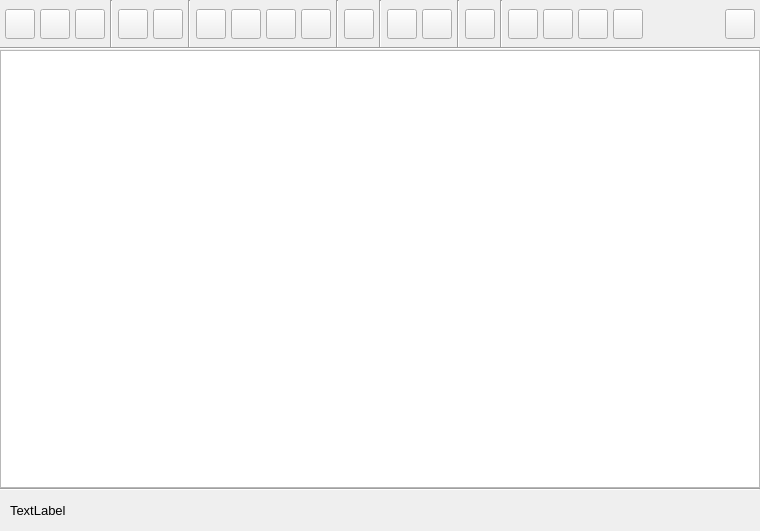
<?xml version="1.0" encoding="UTF-8"?>
<ui version="4.0">
 <class>canvas</class>
 <widget class="QWidget" name="canvas">
  <property name="geometry">
   <rect>
    <x>0</x>
    <y>0</y>
    <width>760</width>
    <height>531</height>
   </rect>
  </property>
  <property name="sizePolicy">
   <sizepolicy hsizetype="Expanding" vsizetype="Expanding">
    <horstretch>0</horstretch>
    <verstretch>0</verstretch>
   </sizepolicy>
  </property>
  <property name="minimumSize">
   <size>
    <width>760</width>
    <height>0</height>
   </size>
  </property>
  <property name="windowTitle">
   <string>Form</string>
  </property>
  <property name="styleSheet">
   <string notr="true">b</string>
  </property>
  <layout class="QGridLayout" name="gridLayout">
   <property name="leftMargin">
    <number>0</number>
   </property>
   <property name="topMargin">
    <number>0</number>
   </property>
   <property name="rightMargin">
    <number>0</number>
   </property>
   <property name="bottomMargin">
    <number>0</number>
   </property>
   <property name="spacing">
    <number>0</number>
   </property>
   <item row="0" column="0">
    <widget class="QWidget" name="central_widget" native="true">
     <property name="sizePolicy">
      <sizepolicy hsizetype="Expanding" vsizetype="Expanding">
       <horstretch>0</horstretch>
       <verstretch>0</verstretch>
      </sizepolicy>
     </property>
     <property name="minimumSize">
      <size>
       <width>0</width>
       <height>0</height>
      </size>
     </property>
     <property name="styleSheet">
      <string notr="true"/>
     </property>
     <layout class="QGridLayout" name="gridLayout_4">
      <property name="leftMargin">
       <number>0</number>
      </property>
      <property name="topMargin">
       <number>0</number>
      </property>
      <property name="rightMargin">
       <number>0</number>
      </property>
      <property name="bottomMargin">
       <number>0</number>
      </property>
      <property name="verticalSpacing">
       <number>0</number>
      </property>
      <item row="0" column="0">
       <widget class="QWidget" name="widget" native="true">
        <property name="sizePolicy">
         <sizepolicy hsizetype="Preferred" vsizetype="Fixed">
          <horstretch>0</horstretch>
          <verstretch>0</verstretch>
         </sizepolicy>
        </property>
        <property name="maximumSize">
         <size>
          <width>16777215</width>
          <height>50</height>
         </size>
        </property>
        <layout class="QVBoxLayout" name="verticalLayout">
         <property name="spacing">
          <number>0</number>
         </property>
         <property name="leftMargin">
          <number>0</number>
         </property>
         <property name="topMargin">
          <number>0</number>
         </property>
         <property name="rightMargin">
          <number>0</number>
         </property>
         <property name="bottomMargin">
          <number>0</number>
         </property>
         <item>
          <widget class="QWidget" name="widget" native="true">
           <property name="sizePolicy">
            <sizepolicy hsizetype="MinimumExpanding" vsizetype="Fixed">
             <horstretch>0</horstretch>
             <verstretch>0</verstretch>
            </sizepolicy>
           </property>
           <property name="minimumSize">
            <size>
             <width>370</width>
             <height>50</height>
            </size>
           </property>
           <property name="maximumSize">
            <size>
             <width>16777215</width>
             <height>50</height>
            </size>
           </property>
           <property name="baseSize">
            <size>
             <width>0</width>
             <height>50</height>
            </size>
           </property>
           <layout class="QHBoxLayout" name="horizontalLayout_2">
            <property name="spacing">
             <number>5</number>
            </property>
            <property name="leftMargin">
             <number>5</number>
            </property>
            <property name="topMargin">
             <number>0</number>
            </property>
            <property name="rightMargin">
             <number>5</number>
            </property>
            <property name="bottomMargin">
             <number>1</number>
            </property>
            <item>
             <widget class="QPushButton" name="new_button">
              <property name="minimumSize">
               <size>
                <width>30</width>
                <height>30</height>
               </size>
              </property>
              <property name="maximumSize">
               <size>
                <width>30</width>
                <height>30</height>
               </size>
              </property>
              <property name="cursor">
               <cursorShape>PointingHandCursor</cursorShape>
              </property>
              <property name="toolTip">
               <string>New art document</string>
              </property>
              <property name="text">
               <string/>
              </property>
              <property name="icon">
               <iconset resource="../../../../../../gui/resources/feather.qrc">
                <normaloff>:/light/icons/feather/light/file-plus.svg</normaloff>:/light/icons/feather/light/file-plus.svg</iconset>
              </property>
              <property name="flat">
               <bool>false</bool>
              </property>
             </widget>
            </item>
            <item>
             <widget class="QPushButton" name="open_art_document">
              <property name="minimumSize">
               <size>
                <width>30</width>
                <height>30</height>
               </size>
              </property>
              <property name="maximumSize">
               <size>
                <width>30</width>
                <height>30</height>
               </size>
              </property>
              <property name="cursor">
               <cursorShape>PointingHandCursor</cursorShape>
              </property>
              <property name="toolTip">
               <string>Open art document</string>
              </property>
              <property name="text">
               <string/>
              </property>
              <property name="icon">
               <iconset resource="../../../../../../gui/resources/feather.qrc">
                <normaloff>:/light/icons/feather/light/folder.svg</normaloff>:/light/icons/feather/light/folder.svg</iconset>
              </property>
             </widget>
            </item>
            <item>
             <widget class="QPushButton" name="save_art_document">
              <property name="minimumSize">
               <size>
                <width>30</width>
                <height>30</height>
               </size>
              </property>
              <property name="maximumSize">
               <size>
                <width>30</width>
                <height>30</height>
               </size>
              </property>
              <property name="cursor">
               <cursorShape>PointingHandCursor</cursorShape>
              </property>
              <property name="toolTip">
               <string>Save art document</string>
              </property>
              <property name="text">
               <string/>
              </property>
              <property name="icon">
               <iconset resource="../../../../../../gui/resources/feather.qrc">
                <normaloff>:/light/icons/feather/light/save.svg</normaloff>:/light/icons/feather/light/save.svg</iconset>
              </property>
             </widget>
            </item>
            <item>
             <widget class="Line" name="line_7">
              <property name="orientation">
               <enum>Qt::Orientation::Vertical</enum>
              </property>
             </widget>
            </item>
            <item>
             <widget class="QPushButton" name="import_button">
              <property name="minimumSize">
               <size>
                <width>30</width>
                <height>30</height>
               </size>
              </property>
              <property name="maximumSize">
               <size>
                <width>30</width>
                <height>30</height>
               </size>
              </property>
              <property name="cursor">
               <cursorShape>PointingHandCursor</cursorShape>
              </property>
              <property name="toolTip">
               <string>Import image</string>
              </property>
              <property name="text">
               <string/>
              </property>
              <property name="icon">
               <iconset resource="../../../../../../gui/resources/feather.qrc">
                <normaloff>:/light/icons/lucide/light/image-down.svg</normaloff>:/light/icons/lucide/light/image-down.svg</iconset>
              </property>
              <property name="flat">
               <bool>false</bool>
              </property>
             </widget>
            </item>
            <item>
             <widget class="QPushButton" name="export_button">
              <property name="minimumSize">
               <size>
                <width>30</width>
                <height>30</height>
               </size>
              </property>
              <property name="maximumSize">
               <size>
                <width>30</width>
                <height>30</height>
               </size>
              </property>
              <property name="cursor">
               <cursorShape>PointingHandCursor</cursorShape>
              </property>
              <property name="toolTip">
               <string>Export image</string>
              </property>
              <property name="text">
               <string/>
              </property>
              <property name="icon">
               <iconset resource="../../../../../../gui/resources/feather.qrc">
                <normaloff>:/light/icons/lucide/light/image-up.svg</normaloff>:/light/icons/lucide/light/image-up.svg</iconset>
              </property>
              <property name="flat">
               <bool>false</bool>
              </property>
             </widget>
            </item>
            <item>
             <widget class="Line" name="line">
              <property name="orientation">
               <enum>Qt::Orientation::Vertical</enum>
              </property>
             </widget>
            </item>
            <item>
             <widget class="QPushButton" name="align_center_horizontal">
              <property name="minimumSize">
               <size>
                <width>30</width>
                <height>30</height>
               </size>
              </property>
              <property name="maximumSize">
               <size>
                <width>30</width>
                <height>30</height>
               </size>
              </property>
              <property name="cursor">
               <cursorShape>PointingHandCursor</cursorShape>
              </property>
              <property name="toolTip">
               <string>Align center horizontal</string>
              </property>
              <property name="text">
               <string/>
              </property>
              <property name="icon">
               <iconset resource="../../../../../../gui/resources/feather.qrc">
                <normaloff>:/light/icons/lucide/light/align-center-horizontal.svg</normaloff>:/light/icons/lucide/light/align-center-horizontal.svg</iconset>
              </property>
              <property name="flat">
               <bool>false</bool>
              </property>
             </widget>
            </item>
            <item>
             <widget class="QPushButton" name="align_center_vertical">
              <property name="minimumSize">
               <size>
                <width>30</width>
                <height>30</height>
               </size>
              </property>
              <property name="maximumSize">
               <size>
                <width>30</width>
                <height>30</height>
               </size>
              </property>
              <property name="cursor">
               <cursorShape>PointingHandCursor</cursorShape>
              </property>
              <property name="toolTip">
               <string>Align center vertical</string>
              </property>
              <property name="text">
               <string/>
              </property>
              <property name="icon">
               <iconset resource="../../../../../../gui/resources/feather.qrc">
                <normaloff>:/light/icons/lucide/light/align-center-vertical.svg</normaloff>:/light/icons/lucide/light/align-center-vertical.svg</iconset>
              </property>
             </widget>
            </item>
            <item>
             <widget class="QPushButton" name="active_grid_area_button">
              <property name="minimumSize">
               <size>
                <width>30</width>
                <height>30</height>
               </size>
              </property>
              <property name="maximumSize">
               <size>
                <width>30</width>
                <height>30</height>
               </size>
              </property>
              <property name="cursor">
               <cursorShape>PointingHandCursor</cursorShape>
              </property>
              <property name="toolTip">
               <string>Move active grid area</string>
              </property>
              <property name="text">
               <string/>
              </property>
              <property name="icon">
               <iconset resource="../../../../../../gui/resources/feather.qrc">
                <normaloff>:/light/icons/feather/light/object-selected-icon.svg</normaloff>:/light/icons/feather/light/object-selected-icon.svg</iconset>
              </property>
              <property name="checkable">
               <bool>true</bool>
              </property>
              <property name="flat">
               <bool>false</bool>
              </property>
             </widget>
            </item>
            <item>
             <widget class="QPushButton" name="move_button">
              <property name="minimumSize">
               <size>
                <width>30</width>
                <height>30</height>
               </size>
              </property>
              <property name="maximumSize">
               <size>
                <width>30</width>
                <height>30</height>
               </size>
              </property>
              <property name="cursor">
               <cursorShape>PointingHandCursor</cursorShape>
              </property>
              <property name="toolTip">
               <string>Move layer tool</string>
              </property>
              <property name="text">
               <string/>
              </property>
              <property name="icon">
               <iconset resource="../../../../../../gui/resources/feather.qrc">
                <normaloff>:/light/icons/feather/light/move.svg</normaloff>:/light/icons/feather/light/move.svg</iconset>
              </property>
              <property name="checkable">
               <bool>true</bool>
              </property>
             </widget>
            </item>
            <item>
             <widget class="Line" name="line_4">
              <property name="orientation">
               <enum>Qt::Orientation::Vertical</enum>
              </property>
             </widget>
            </item>
            <item>
             <widget class="QPushButton" name="filter_button">
              <property name="minimumSize">
               <size>
                <width>30</width>
                <height>30</height>
               </size>
              </property>
              <property name="maximumSize">
               <size>
                <width>30</width>
                <height>30</height>
               </size>
              </property>
              <property name="cursor">
               <cursorShape>PointingHandCursor</cursorShape>
              </property>
              <property name="toolTip">
               <string>Toggle filters</string>
              </property>
              <property name="text">
               <string/>
              </property>
              <property name="icon">
               <iconset resource="../../../../../../gui/resources/feather.qrc">
                <normaloff>:/light/icons/feather/light/filter.svg</normaloff>:/light/icons/feather/light/filter.svg</iconset>
              </property>
             </widget>
            </item>
            <item>
             <widget class="Line" name="line_5">
              <property name="orientation">
               <enum>Qt::Orientation::Vertical</enum>
              </property>
             </widget>
            </item>
            <item>
             <widget class="QPushButton" name="grid_button">
              <property name="minimumSize">
               <size>
                <width>30</width>
                <height>30</height>
               </size>
              </property>
              <property name="maximumSize">
               <size>
                <width>30</width>
                <height>30</height>
               </size>
              </property>
              <property name="cursor">
               <cursorShape>PointingHandCursor</cursorShape>
              </property>
              <property name="toolTip">
               <string>Toggle grid</string>
              </property>
              <property name="text">
               <string/>
              </property>
              <property name="icon">
               <iconset resource="../../../../../../gui/resources/feather.qrc">
                <normaloff>:/light/icons/lucide/light/grid-3x3.svg</normaloff>:/light/icons/lucide/light/grid-3x3.svg</iconset>
              </property>
              <property name="checkable">
               <bool>true</bool>
              </property>
              <property name="flat">
               <bool>false</bool>
              </property>
             </widget>
            </item>
            <item>
             <widget class="QPushButton" name="snap_to_grid_button">
              <property name="minimumSize">
               <size>
                <width>30</width>
                <height>30</height>
               </size>
              </property>
              <property name="maximumSize">
               <size>
                <width>30</width>
                <height>30</height>
               </size>
              </property>
              <property name="cursor">
               <cursorShape>PointingHandCursor</cursorShape>
              </property>
              <property name="toolTip">
               <string>Snap to grid</string>
              </property>
              <property name="text">
               <string/>
              </property>
              <property name="icon">
               <iconset resource="../../../../../../gui/resources/feather.qrc">
                <normaloff>:/light/icons/feather/light/link-2.svg</normaloff>:/light/icons/feather/light/link-2.svg</iconset>
              </property>
              <property name="checkable">
               <bool>true</bool>
              </property>
             </widget>
            </item>
            <item>
             <widget class="Line" name="line_2">
              <property name="orientation">
               <enum>Qt::Orientation::Vertical</enum>
              </property>
             </widget>
            </item>
            <item>
             <widget class="QPushButton" name="remove_background_button">
              <property name="minimumSize">
               <size>
                <width>30</width>
                <height>30</height>
               </size>
              </property>
              <property name="maximumSize">
               <size>
                <width>30</width>
                <height>30</height>
               </size>
              </property>
              <property name="cursor">
               <cursorShape>PointingHandCursor</cursorShape>
              </property>
              <property name="toolTip">
               <string>Remove Background</string>
              </property>
              <property name="text">
               <string/>
              </property>
              <property name="icon">
               <iconset resource="../../../../../../gui/resources/feather.qrc">
                <normaloff>:/light/icons/lucide/light/image-minus.svg</normaloff>:/light/icons/lucide/light/image-minus.svg</iconset>
              </property>
             </widget>
            </item>
            <item>
             <widget class="Line" name="line_8">
              <property name="orientation">
               <enum>Qt::Orientation::Vertical</enum>
              </property>
             </widget>
            </item>
            <item>
             <widget class="QPushButton" name="undo_button">
              <property name="minimumSize">
               <size>
                <width>30</width>
                <height>30</height>
               </size>
              </property>
              <property name="maximumSize">
               <size>
                <width>30</width>
                <height>30</height>
               </size>
              </property>
              <property name="cursor">
               <cursorShape>PointingHandCursor</cursorShape>
              </property>
              <property name="toolTip">
               <string>Undo</string>
              </property>
              <property name="text">
               <string/>
              </property>
              <property name="icon">
               <iconset resource="../../../../../../gui/resources/feather.qrc">
                <normaloff>:/light/icons/lucide/light/undo.svg</normaloff>:/light/icons/lucide/light/undo.svg</iconset>
              </property>
              <property name="flat">
               <bool>false</bool>
              </property>
             </widget>
            </item>
            <item>
             <widget class="QPushButton" name="redo_button">
              <property name="minimumSize">
               <size>
                <width>30</width>
                <height>30</height>
               </size>
              </property>
              <property name="maximumSize">
               <size>
                <width>30</width>
                <height>30</height>
               </size>
              </property>
              <property name="cursor">
               <cursorShape>PointingHandCursor</cursorShape>
              </property>
              <property name="toolTip">
               <string>Redo</string>
              </property>
              <property name="text">
               <string/>
              </property>
              <property name="icon">
               <iconset resource="../../../../../../gui/resources/feather.qrc">
                <normaloff>:/light/icons/lucide/light/redo.svg</normaloff>:/light/icons/lucide/light/redo.svg</iconset>
              </property>
              <property name="flat">
               <bool>false</bool>
              </property>
             </widget>
            </item>
            <item>
             <spacer name="horizontalSpacer">
              <property name="orientation">
               <enum>Qt::Orientation::Horizontal</enum>
              </property>
              <property name="sizeHint" stdset="0">
               <size>
                <width>425</width>
                <height>9</height>
               </size>
              </property>
             </spacer>
            </item>
            <item>
             <widget class="QPushButton" name="brush_button">
              <property name="minimumSize">
               <size>
                <width>30</width>
                <height>30</height>
               </size>
              </property>
              <property name="maximumSize">
               <size>
                <width>30</width>
                <height>30</height>
               </size>
              </property>
              <property name="cursor">
               <cursorShape>PointingHandCursor</cursorShape>
              </property>
              <property name="toolTip">
               <string>Toggle brush tool</string>
              </property>
              <property name="text">
               <string/>
              </property>
              <property name="icon">
               <iconset resource="../../../../../../gui/resources/feather.qrc">
                <normaloff>:/light/icons/lucide/light/pencil.svg</normaloff>:/light/icons/lucide/light/pencil.svg</iconset>
              </property>
              <property name="checkable">
               <bool>true</bool>
              </property>
              <property name="flat">
               <bool>false</bool>
              </property>
             </widget>
            </item>
            <item>
             <widget class="QPushButton" name="eraser_button">
              <property name="minimumSize">
               <size>
                <width>30</width>
                <height>30</height>
               </size>
              </property>
              <property name="maximumSize">
               <size>
                <width>30</width>
                <height>30</height>
               </size>
              </property>
              <property name="cursor">
               <cursorShape>PointingHandCursor</cursorShape>
              </property>
              <property name="toolTip">
               <string>Toggle earser tool</string>
              </property>
              <property name="text">
               <string/>
              </property>
              <property name="icon">
               <iconset resource="../../../../../../gui/resources/feather.qrc">
                <normaloff>:/light/icons/lucide/light/eraser.svg</normaloff>:/light/icons/lucide/light/eraser.svg</iconset>
              </property>
              <property name="checkable">
               <bool>true</bool>
              </property>
              <property name="flat">
               <bool>false</bool>
              </property>
             </widget>
            </item>
            <item>
             <widget class="SliderWidget" name="brush_size_slider" native="true">
              <property name="minimumSize">
               <size>
                <width>100</width>
                <height>40</height>
               </size>
              </property>
              <property name="maximumSize">
               <size>
                <width>16777215</width>
                <height>40</height>
               </size>
              </property>
              <property name="toolTip">
               <string>Brush Size</string>
              </property>
              <property name="slider_minimum" stdset="0">
               <number>1</number>
              </property>
              <property name="slider_maximum" stdset="0">
               <number>100</number>
              </property>
              <property name="spinbox_minimum" stdset="0">
               <number>1</number>
              </property>
              <property name="spinbox_maximum" stdset="0">
               <number>100</number>
              </property>
              <property name="slider_tick_interval" stdset="0">
               <number>1</number>
              </property>
              <property name="slider_single_step" stdset="0">
               <number>1</number>
              </property>
              <property name="slider_page_step" stdset="0">
               <number>10</number>
              </property>
              <property name="spinbox_single_step" stdset="0">
               <number>1</number>
              </property>
              <property name="spinbox_page_step" stdset="0">
               <number>10</number>
              </property>
              <property name="label_text" stdset="0">
               <string/>
              </property>
              <property name="settings_property" stdset="0">
               <string notr="true">brush_settings.size</string>
              </property>
              <property name="display_as_float" stdset="0">
               <bool>false</bool>
              </property>
             </widget>
            </item>
            <item>
             <widget class="QPushButton" name="brush_color_button">
              <property name="minimumSize">
               <size>
                <width>30</width>
                <height>30</height>
               </size>
              </property>
              <property name="maximumSize">
               <size>
                <width>30</width>
                <height>30</height>
               </size>
              </property>
              <property name="cursor">
               <cursorShape>PointingHandCursor</cursorShape>
              </property>
              <property name="toolTip">
               <string>Brush Color</string>
              </property>
              <property name="text">
               <string/>
              </property>
             </widget>
            </item>
           </layout>
          </widget>
         </item>
         <item>
          <widget class="Line" name="line_3">
           <property name="orientation">
            <enum>Qt::Orientation::Horizontal</enum>
           </property>
          </widget>
         </item>
        </layout>
       </widget>
      </item>
      <item row="1" column="0">
       <widget class="QSplitter" name="splitter">
        <property name="orientation">
         <enum>Qt::Orientation::Horizontal</enum>
        </property>
        <widget class="QWidget" name="layoutWidget">
         <layout class="QGridLayout" name="gridLayout_3">
          <property name="verticalSpacing">
           <number>0</number>
          </property>
          <item row="0" column="0">
           <widget class="CustomGraphicsView" name="canvas_container">
            <property name="sizePolicy">
             <sizepolicy hsizetype="MinimumExpanding" vsizetype="Expanding">
              <horstretch>0</horstretch>
              <verstretch>0</verstretch>
             </sizepolicy>
            </property>
            <property name="minimumSize">
             <size>
              <width>1</width>
              <height>0</height>
             </size>
            </property>
            <property name="baseSize">
             <size>
              <width>1024</width>
              <height>0</height>
             </size>
            </property>
            <property name="verticalScrollBarPolicy">
             <enum>Qt::ScrollBarPolicy::ScrollBarAlwaysOff</enum>
            </property>
            <property name="horizontalScrollBarPolicy">
             <enum>Qt::ScrollBarPolicy::ScrollBarAlwaysOff</enum>
            </property>
            <property name="canvas_type" stdset="0">
             <string>brush</string>
            </property>
           </widget>
          </item>
          <item row="2" column="0">
           <layout class="QHBoxLayout" name="horizontalLayout_4">
            <property name="leftMargin">
             <number>10</number>
            </property>
            <property name="topMargin">
             <number>10</number>
            </property>
            <property name="rightMargin">
             <number>10</number>
            </property>
            <property name="bottomMargin">
             <number>10</number>
            </property>
            <item>
             <widget class="QLabel" name="grid_info">
              <property name="sizePolicy">
               <sizepolicy hsizetype="Preferred" vsizetype="Fixed">
                <horstretch>0</horstretch>
                <verstretch>0</verstretch>
               </sizepolicy>
              </property>
              <property name="font">
               <font>
                <pointsize>10</pointsize>
               </font>
              </property>
              <property name="text">
               <string>TextLabel</string>
              </property>
             </widget>
            </item>
            <item>
             <spacer name="horizontalSpacer_2">
              <property name="orientation">
               <enum>Qt::Orientation::Horizontal</enum>
              </property>
              <property name="sizeHint" stdset="0">
               <size>
                <width>40</width>
                <height>20</height>
               </size>
              </property>
             </spacer>
            </item>
            <item>
             <widget class="QLabel" name="active_item_info">
              <property name="sizePolicy">
               <sizepolicy hsizetype="Preferred" vsizetype="Fixed">
                <horstretch>0</horstretch>
                <verstretch>0</verstretch>
               </sizepolicy>
              </property>
              <property name="font">
               <font>
                <pointsize>10</pointsize>
               </font>
              </property>
              <property name="text">
               <string/>
              </property>
              <property name="alignment">
               <set>Qt::AlignmentFlag::AlignRight|Qt::AlignmentFlag::AlignTrailing|Qt::AlignmentFlag::AlignVCenter</set>
              </property>
             </widget>
            </item>
           </layout>
          </item>
          <item row="1" column="0">
           <widget class="Line" name="line_6">
            <property name="orientation">
             <enum>Qt::Orientation::Horizontal</enum>
            </property>
           </widget>
          </item>
         </layout>
        </widget>
       </widget>
      </item>
     </layout>
    </widget>
   </item>
  </layout>
 </widget>
 <customwidgets>
  <customwidget>
   <class>SliderWidget</class>
   <extends>QWidget</extends>
   <header>airunner/components/application/gui/widgets/slider/slider_widget</header>
   <container>1</container>
  </customwidget>
  <customwidget>
   <class>CustomGraphicsView</class>
   <extends>QGraphicsView</extends>
   <header>airunner/components/art/gui/widgets/canvas/custom_view</header>
  </customwidget>
 </customwidgets>
 <resources>
  <include location="../../../../../../gui/resources/feather.qrc"/>
 </resources>
 <connections/>
 <slots>
  <slot>toggle_controlnet(bool)</slot>
  <slot>toggle_drawing_pad(bool)</slot>
  <slot>toggle_outpaint(bool)</slot>
 </slots>
</ui>
